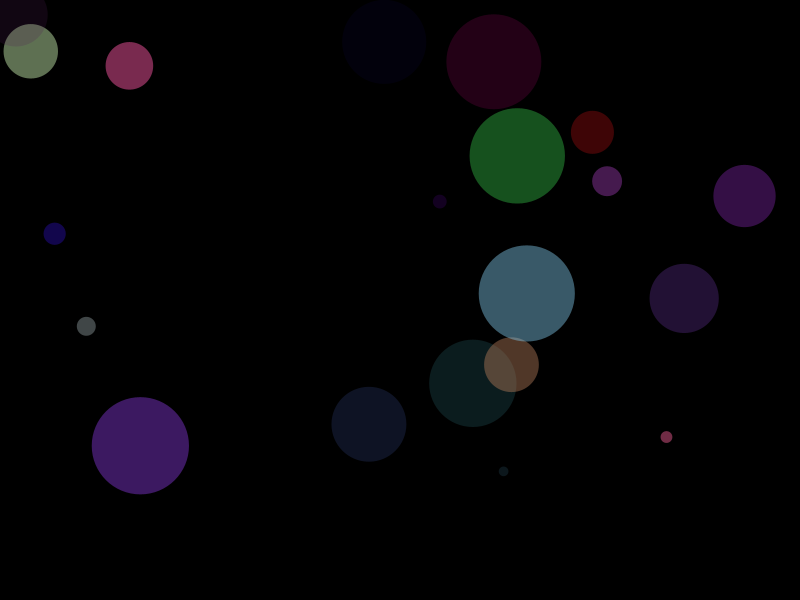
Frame 1 (no input)
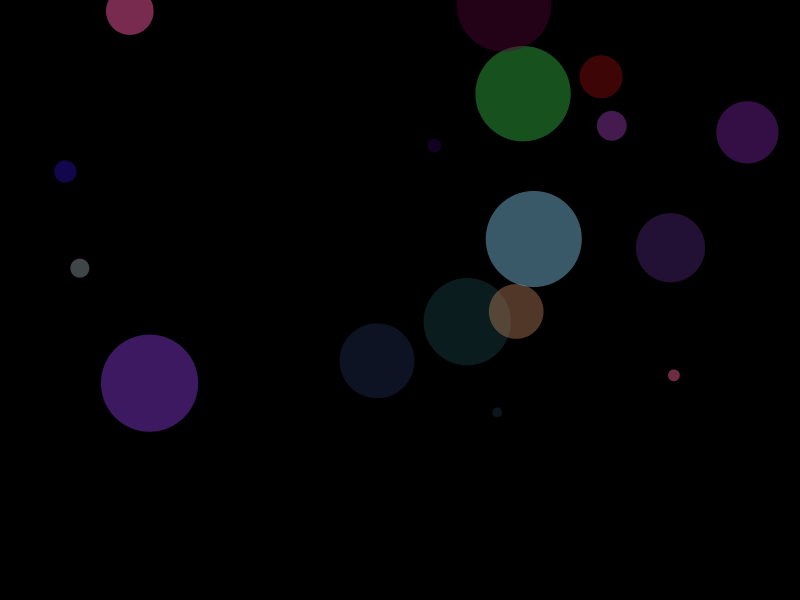
Frame 60 (the mouse pressed at the canvas centre just before this capture)
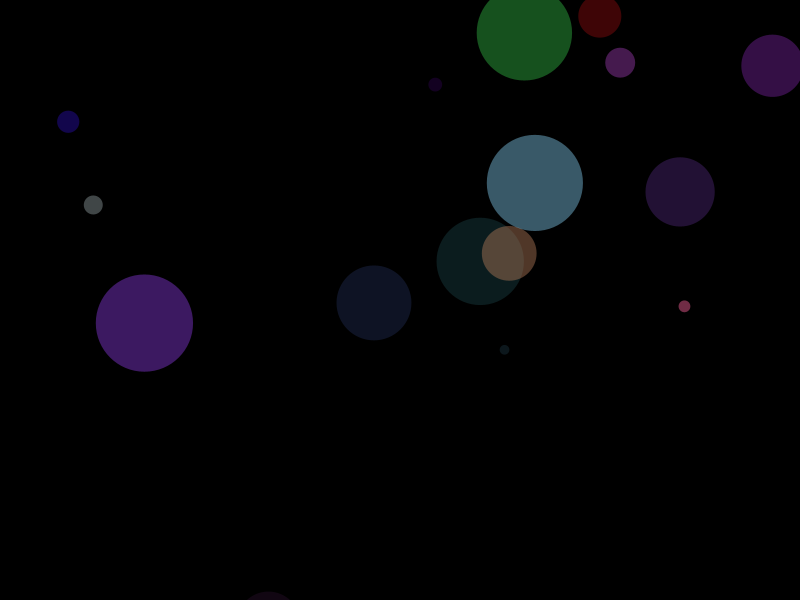
Frame 120 (the mouse held since frame 60 and released just before this capture)

The Processing sketch that drew these frames (run headless with seeded random() and noise(); from frame 60 on, the mouse is pressed at the canvas centre):

// Processing sketch: burbujasArrayList
// ── burbujasArrayList.pde
ArrayList<Burbuja> burbujas;

void setup(){
  size(800, 600);
  
  burbujas = new ArrayList<Burbuja>();
  for(int i=0; i < 20; i++){
    Burbuja b = new Burbuja();
    burbujas.add(b);
  }
}

void draw(){
  background(0);
  
  for(int i =0; i < burbujas.size(); i++){
    Burbuja b = burbujas.get(i);
    
    b.dibujar();
    b.mover();
  }
}

// ── Burbuja.pde
class Burbuja {
  float x, y;
  float d;
  color c;

  Burbuja() {
    x = random(width);
    y = random(height);
    d = random(5, 100);
    c = color(random(255), random(255), random(255), random(50,150));
  }

  void dibujar() {
    noStroke();
    fill(c);
    ellipse(x, y, d, d);
  }
  
  void mover(){
    x += random(-2, 2);
    y -= random(0, 2);
    
    if(y < 0){
       y = height + d * 2;
       x = random(width);
    }
  }
}
